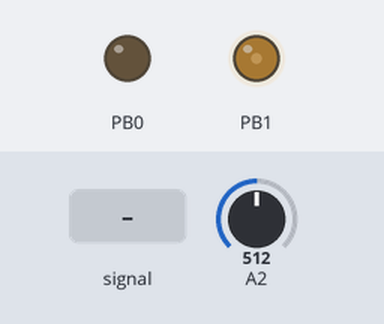
The sketch below on a simulated ATtiny85, built with avr-gcc and run on an emulated ATtiny85. On the bench: output pins drawn as LEDs (lit = HIGH). The inputs (shaded band) are chosen by the test bench; at power-on: A2 = 512.

Above: at 1.2 s.
1.3 s: A2 fed a 200 Hz sine of ±81 counts around its level
At 2.9 s:
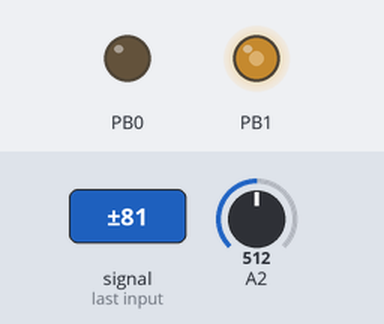
4.3 s: A2 set to 716
Timing chart, 0 to 4.8 s (numbered marks = the images above; inputs shaded):
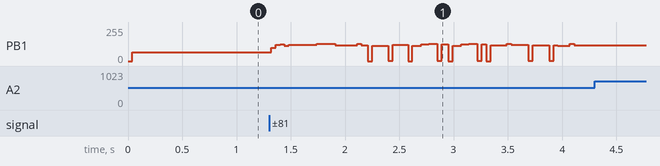

The sketch:

MSG_Jarmaggeddon.ino
```cpp
/*
         Jarmaggedøn
      Møffenzeef Mødular
        Røss Fish 2017
  http://moffenzeefmodular.com
         CC-BY-NC-SA

  Based on "Audio Sample Player"
      By: David Johnson-Davies
  http://www.technoblogy.com/show?QBB
          CC BY 4.0
*/

#include <avr/pgmspace.h>

unsigned int Acc[] {0, 0};
unsigned int Note = 0;
unsigned int Note1 = 0;

int potRaw = 0;
int CVraw = 0;
int pitch = 0;
int modulate = 0;
int math = 0;

void setup() {
  // Enable 64 MHz PLL and use as source for Timer1
  PLLCSR = 1 << PCKE | 1 << PLLE;

  // Set up Timer/Counter1 for PWM output
  TIMSK = 0;                              // Timer interrupts OFF
  TCCR1 = 1 << PWM1A | 2 << COM1A0 | 1 << CS10; // PWM A, clear on match, 1:1 prescale

  // Set up Timer/Counter0 for 8kHz interrupt to output samples.
  TCCR0A = 3 << WGM00;                    // Fast PWM
  TCCR0B = 1 << WGM02 | 2 << CS00;        // 1/8 prescale
  TIMSK = 1 << OCIE0A;                    // Enable compare match

  pinMode(1, OUTPUT);
  pinMode(0, OUTPUT);
}

void loop() {

  potRaw = analogRead(A2);

  Note = map(potRaw, 0, 1023, 60000, 10);
  Note1 = map(potRaw, 0, 1023, 100, -100);
  modulate = map(potRaw, 0, 1023, 32, -32);

  OCR0A = map(potRaw, 0, 1023, 255, 20);

}

// Sample interrupt
ISR(TIMER0_COMPA_vect) {
  Acc[0] = Acc[0] + Note;
  Acc[1] = Acc[1] + Note1;
  OCR1A = ((((char)Acc[0] ^ Acc[1]) >> 8 & 0x80) ^ modulate); //
}
```
